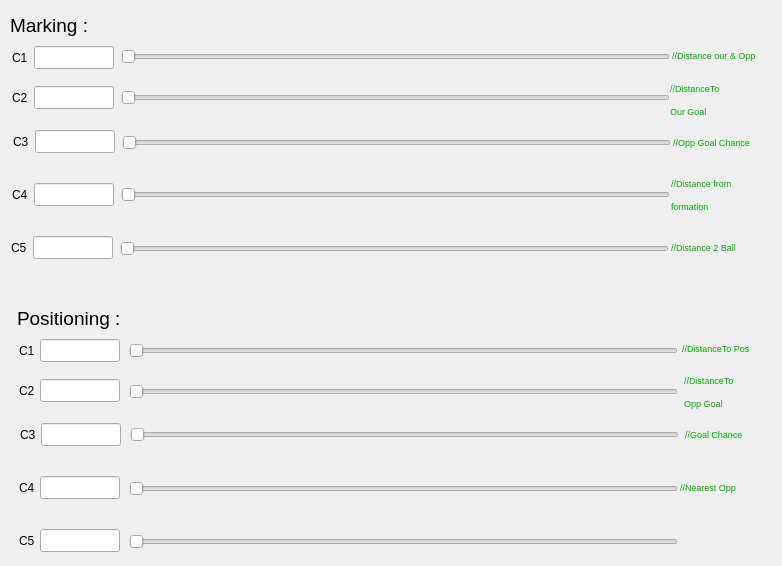
        <widget class="QWidget" name="tab_4">
         <attribute name="title">
          <string>Coefficients</string>
         </attribute>
         <widget class="QLineEdit" name="txtMarC1">
          <property name="geometry">
           <rect>
            <x>34</x>
            <y>46</y>
            <width>80</width>
            <height>23</height>
           </rect>
          </property>
          <property name="maximumSize">
           <size>
            <width>100</width>
            <height>16777215</height>
           </size>
          </property>
         </widget>
         <widget class="QLabel" name="label_43">
          <property name="geometry">
           <rect>
            <x>12</x>
            <y>43</y>
            <width>36</width>
            <height>29</height>
           </rect>
          </property>
          <property name="text">
           <string>C1</string>
          </property>
         </widget>
         <widget class="QSlider" name="spnMarC1">
          <property name="geometry">
           <rect>
            <x>121</x>
            <y>42</y>
            <width>549</width>
            <height>30</height>
           </rect>
          </property>
          <property name="minimum">
           <number>0</number>
          </property>
          <property name="maximum">
           <number>2000</number>
          </property>
          <property name="orientation">
           <enum>Qt::Horizontal</enum>
          </property>
         </widget>
         <widget class="QLabel" name="label_44">
          <property name="geometry">
           <rect>
            <x>10</x>
            <y>10</y>
            <width>111</width>
            <height>31</height>
           </rect>
          </property>
          <property name="font">
           <font>
            <pointsize>14</pointsize>
           </font>
          </property>
          <property name="text">
           <string>Marking :</string>
          </property>
         </widget>
         <widget class="QLineEdit" name="txtMarC2">
          <property name="geometry">
           <rect>
            <x>34</x>
            <y>86</y>
            <width>80</width>
            <height>23</height>
           </rect>
          </property>
          <property name="maximumSize">
           <size>
            <width>100</width>
            <height>16777215</height>
           </size>
          </property>
         </widget>
         <widget class="QLabel" name="label_45">
          <property name="geometry">
           <rect>
            <x>12</x>
            <y>83</y>
            <width>36</width>
            <height>29</height>
           </rect>
          </property>
          <property name="text">
           <string>C2</string>
          </property>
         </widget>
         <widget class="QSlider" name="spnMarC2">
          <property name="geometry">
           <rect>
            <x>121</x>
            <y>83</y>
            <width>549</width>
            <height>30</height>
           </rect>
          </property>
          <property name="minimum">
           <number>0</number>
          </property>
          <property name="maximum">
           <number>2000</number>
          </property>
          <property name="orientation">
           <enum>Qt::Horizontal</enum>
          </property>
         </widget>
         <widget class="QLabel" name="label_46">
          <property name="geometry">
           <rect>
            <x>13</x>
            <y>127</y>
            <width>36</width>
            <height>29</height>
           </rect>
          </property>
          <property name="text">
           <string>C3</string>
          </property>
         </widget>
         <widget class="QSlider" name="spnMarC3">
          <property name="geometry">
           <rect>
            <x>122</x>
            <y>128</y>
            <width>549</width>
            <height>30</height>
           </rect>
          </property>
          <property name="minimum">
           <number>0</number>
          </property>
          <property name="maximum">
           <number>2000</number>
          </property>
          <property name="orientation">
           <enum>Qt::Horizontal</enum>
          </property>
         </widget>
         <widget class="QLineEdit" name="txtMarC3">
          <property name="geometry">
           <rect>
            <x>35</x>
            <y>130</y>
            <width>80</width>
            <height>23</height>
           </rect>
          </property>
          <property name="maximumSize">
           <size>
            <width>100</width>
            <height>16777215</height>
           </size>
          </property>
         </widget>
         <widget class="QSlider" name="spnMarC4">
          <property name="geometry">
           <rect>
            <x>121</x>
            <y>180</y>
            <width>549</width>
            <height>30</height>
           </rect>
          </property>
          <property name="minimum">
           <number>0</number>
          </property>
          <property name="maximum">
           <number>2000</number>
          </property>
          <property name="orientation">
           <enum>Qt::Horizontal</enum>
          </property>
         </widget>
         <widget class="QLineEdit" name="txtMarC4">
          <property name="geometry">
           <rect>
            <x>34</x>
            <y>183</y>
            <width>80</width>
            <height>23</height>
           </rect>
          </property>
          <property name="maximumSize">
           <size>
            <width>100</width>
            <height>16777215</height>
           </size>
          </property>
         </widget>
         <widget class="QLabel" name="label_47">
          <property name="geometry">
           <rect>
            <x>12</x>
            <y>180</y>
            <width>36</width>
            <height>29</height>
           </rect>
          </property>
          <property name="text">
           <string>C4</string>
          </property>
         </widget>
         <widget class="QLineEdit" name="txtMarC5">
          <property name="geometry">
           <rect>
            <x>33</x>
            <y>236</y>
            <width>80</width>
            <height>23</height>
           </rect>
          </property>
          <property name="maximumSize">
           <size>
            <width>100</width>
            <height>16777215</height>
           </size>
          </property>
         </widget>
         <widget class="QSlider" name="spnMarC5">
          <property name="geometry">
           <rect>
            <x>120</x>
            <y>234</y>
            <width>549</width>
            <height>30</height>
           </rect>
          </property>
          <property name="minimum">
           <number>0</number>
          </property>
          <property name="maximum">
           <number>2000</number>
          </property>
          <property name="orientation">
           <enum>Qt::Horizontal</enum>
          </property>
         </widget>
         <widget class="QLabel" name="label_48">
          <property name="geometry">
           <rect>
            <x>11</x>
            <y>233</y>
            <width>36</width>
            <height>29</height>
           </rect>
          </property>
          <property name="text">
           <string>C5</string>
          </property>
         </widget>
         <widget class="QLineEdit" name="txtPosC1">
          <property name="geometry">
           <rect>
            <x>40</x>
            <y>339</y>
            <width>80</width>
            <height>23</height>
           </rect>
          </property>
          <property name="maximumSize">
           <size>
            <width>100</width>
            <height>16777215</height>
           </size>
          </property>
         </widget>
         <widget class="QLabel" name="label_49">
          <property name="geometry">
           <rect>
            <x>17</x>
            <y>303</y>
            <width>151</width>
            <height>31</height>
           </rect>
          </property>
          <property name="font">
           <font>
            <pointsize>14</pointsize>
           </font>
          </property>
          <property name="text">
           <string>Positioning :</string>
          </property>
         </widget>
         <widget class="QLabel" name="label_50">
          <property name="geometry">
           <rect>
            <x>19</x>
            <y>336</y>
            <width>36</width>
            <height>29</height>
           </rect>
          </property>
          <property name="text">
           <string>C1</string>
          </property>
         </widget>
         <widget class="QSlider" name="spnPosC3">
          <property name="geometry">
           <rect>
            <x>130</x>
            <y>420</y>
            <width>549</width>
            <height>30</height>
           </rect>
          </property>
          <property name="minimum">
           <number>0</number>
          </property>
          <property name="maximum">
           <number>2000</number>
          </property>
          <property name="orientation">
           <enum>Qt::Horizontal</enum>
          </property>
         </widget>
         <widget class="QLineEdit" name="txtPosC4">
          <property name="geometry">
           <rect>
            <x>40</x>
            <y>476</y>
            <width>80</width>
            <height>23</height>
           </rect>
          </property>
          <property name="maximumSize">
           <size>
            <width>100</width>
            <height>16777215</height>
           </size>
          </property>
         </widget>
         <widget class="QSlider" name="spnPosC5">
          <property name="geometry">
           <rect>
            <x>129</x>
            <y>527</y>
            <width>549</width>
            <height>30</height>
           </rect>
          </property>
          <property name="minimum">
           <number>0</number>
          </property>
          <property name="maximum">
           <number>2000</number>
          </property>
          <property name="orientation">
           <enum>Qt::Horizontal</enum>
          </property>
         </widget>
         <widget class="QSlider" name="spnPosC4">
          <property name="geometry">
           <rect>
            <x>129</x>
            <y>474</y>
            <width>549</width>
            <height>30</height>
           </rect>
          </property>
          <property name="minimum">
           <number>0</number>
          </property>
          <property name="maximum">
           <number>2000</number>
          </property>
          <property name="orientation">
           <enum>Qt::Horizontal</enum>
          </property>
         </widget>
         <widget class="QSlider" name="spnPosC1">
          <property name="geometry">
           <rect>
            <x>129</x>
            <y>336</y>
            <width>549</width>
            <height>30</height>
           </rect>
          </property>
          <property name="minimum">
           <number>0</number>
          </property>
          <property name="maximum">
           <number>2000</number>
          </property>
          <property name="orientation">
           <enum>Qt::Horizontal</enum>
          </property>
         </widget>
         <widget class="QLineEdit" name="txtPosC5">
          <property name="geometry">
           <rect>
            <x>40</x>
            <y>529</y>
            <width>80</width>
            <height>23</height>
           </rect>
          </property>
          <property name="maximumSize">
           <size>
            <width>100</width>
            <height>16777215</height>
           </size>
          </property>
         </widget>
         <widget class="QLabel" name="label_51">
          <property name="geometry">
           <rect>
            <x>19</x>
            <y>376</y>
            <width>36</width>
            <height>29</height>
           </rect>
          </property>
          <property name="text">
           <string>C2</string>
          </property>
         </widget>
         <widget class="QSlider" name="spnPosC2">
          <property name="geometry">
           <rect>
            <x>129</x>
            <y>377</y>
            <width>549</width>
            <height>30</height>
           </rect>
          </property>
          <property name="minimum">
           <number>0</number>
          </property>
          <property name="maximum">
           <number>2000</number>
          </property>
          <property name="orientation">
           <enum>Qt::Horizontal</enum>
          </property>
         </widget>
         <widget class="QLineEdit" name="txtPosC3">
          <property name="geometry">
           <rect>
            <x>41</x>
            <y>423</y>
            <width>80</width>
            <height>23</height>
           </rect>
          </property>
          <property name="maximumSize">
           <size>
            <width>100</width>
            <height>16777215</height>
           </size>
          </property>
         </widget>
         <widget class="QLineEdit" name="txtPosC2">
          <property name="geometry">
           <rect>
            <x>40</x>
            <y>379</y>
            <width>80</width>
            <height>23</height>
           </rect>
          </property>
          <property name="maximumSize">
           <size>
            <width>100</width>
            <height>16777215</height>
           </size>
          </property>
         </widget>
         <widget class="QLabel" name="label_52">
          <property name="geometry">
           <rect>
            <x>19</x>
            <y>473</y>
            <width>36</width>
            <height>29</height>
           </rect>
          </property>
          <property name="text">
           <string>C4</string>
          </property>
         </widget>
         <widget class="QLabel" name="label_53">
          <property name="geometry">
           <rect>
            <x>19</x>
            <y>526</y>
            <width>36</width>
            <height>29</height>
           </rect>
          </property>
          <property name="text">
           <string>C5</string>
          </property>
         </widget>
         <widget class="QLabel" name="label_54">
          <property name="geometry">
           <rect>
            <x>20</x>
            <y>420</y>
            <width>36</width>
            <height>29</height>
           </rect>
          </property>
          <property name="text">
           <string>C3</string>
          </property>
         </widget>
         <widget class="QLabel" name="label_13">
          <property name="geometry">
           <rect>
            <x>682</x>
            <y>334</y>
            <width>81</width>
            <height>30</height>
           </rect>
          </property>
          <property name="text">
           <string>&lt;html&gt;&lt;head/&gt;&lt;body&gt;&lt;p&gt;&lt;span style=&quot; font-size:7pt; color:#00aa00;&quot;&gt;//DistanceTo Pos&lt;/span&gt;&lt;/p&gt;&lt;/body&gt;&lt;/html&gt;</string>
          </property>
         </widget>
         <widget class="QLabel" name="label_32">
          <property name="geometry">
           <rect>
            <x>684</x>
            <y>372</y>
            <width>81</width>
            <height>41</height>
           </rect>
          </property>
          <property name="text">
           <string>&lt;html&gt;&lt;head/&gt;&lt;body&gt;&lt;p&gt;&lt;span style=&quot; font-size:7pt; color:#00aa00;&quot;&gt;//DistanceTo&lt;/span&gt;&lt;/p&gt;&lt;p&gt;&lt;span style=&quot; font-size:7pt; color:#00aa00;&quot;&gt;Opp Goal&lt;/span&gt;&lt;/p&gt;&lt;/body&gt;&lt;/html&gt;</string>
          </property>
         </widget>
         <widget class="QLabel" name="label_33">
          <property name="geometry">
           <rect>
            <x>685</x>
            <y>420</y>
            <width>81</width>
            <height>30</height>
           </rect>
          </property>
          <property name="text">
           <string>&lt;html&gt;&lt;head/&gt;&lt;body&gt;&lt;p&gt;&lt;span style=&quot; font-size:7pt; color:#00aa00;&quot;&gt;//Goal Chance&lt;/span&gt;&lt;/p&gt;&lt;/body&gt;&lt;/html&gt;</string>
          </property>
         </widget>
         <widget class="QLabel" name="label_34">
          <property name="geometry">
           <rect>
            <x>680</x>
            <y>473</y>
            <width>81</width>
            <height>30</height>
           </rect>
          </property>
          <property name="text">
           <string>&lt;html&gt;&lt;head/&gt;&lt;body&gt;&lt;p&gt;&lt;span style=&quot; font-size:7pt; color:#00aa00;&quot;&gt;//Nearest Opp&lt;/span&gt;&lt;/p&gt;&lt;/body&gt;&lt;/html&gt;</string>
          </property>
         </widget>
         <widget class="QLabel" name="label_35">
          <property name="geometry">
           <rect>
            <x>670</x>
            <y>80</y>
            <width>81</width>
            <height>41</height>
           </rect>
          </property>
          <property name="text">
           <string>&lt;html&gt;&lt;head/&gt;&lt;body&gt;&lt;p&gt;&lt;span style=&quot; font-size:7pt; color:#00aa00;&quot;&gt;//DistanceTo&lt;/span&gt;&lt;/p&gt;&lt;p&gt;&lt;span style=&quot; font-size:7pt; color:#00aa00;&quot;&gt;Our Goal&lt;/span&gt;&lt;/p&gt;&lt;/body&gt;&lt;/html&gt;</string>
          </property>
         </widget>
         <widget class="QLabel" name="label_36">
          <property name="geometry">
           <rect>
            <x>673</x>
            <y>128</y>
            <width>91</width>
            <height>30</height>
           </rect>
          </property>
          <property name="text">
           <string>&lt;html&gt;&lt;head/&gt;&lt;body&gt;&lt;p&gt;&lt;span style=&quot; font-size:7pt; color:#00aa00;&quot;&gt;//Opp Goal Chance&lt;/span&gt;&lt;/p&gt;&lt;/body&gt;&lt;/html&gt;</string>
          </property>
         </widget>
         <widget class="QLabel" name="label_37">
          <property name="geometry">
           <rect>
            <x>671</x>
            <y>233</y>
            <width>81</width>
            <height>30</height>
           </rect>
          </property>
          <property name="text">
           <string>&lt;html&gt;&lt;head/&gt;&lt;body&gt;&lt;p&gt;&lt;span style=&quot; font-size:7pt; color:#00aa00;&quot;&gt;//Distance 2 Ball&lt;/span&gt;&lt;/p&gt;&lt;/body&gt;&lt;/html&gt;</string>
          </property>
         </widget>
         <widget class="QLabel" name="label_38">
          <property name="geometry">
           <rect>
            <x>671</x>
            <y>170</y>
            <width>91</width>
            <height>51</height>
           </rect>
          </property>
          <property name="text">
           <string>&lt;html&gt;&lt;head/&gt;&lt;body&gt;&lt;p&gt;&lt;span style=&quot; font-size:7pt; color:#00aa00;&quot;&gt;//Distance from &lt;/span&gt;&lt;/p&gt;&lt;p&gt;&lt;span style=&quot; font-size:7pt; color:#00aa00;&quot;&gt;formation&lt;/span&gt;&lt;/p&gt;&lt;/body&gt;&lt;/html&gt;</string>
          </property>
         </widget>
         <widget class="QLabel" name="label_39">
          <property name="geometry">
           <rect>
            <x>672</x>
            <y>41</y>
            <width>101</width>
            <height>30</height>
           </rect>
          </property>
          <property name="text">
           <string>&lt;html&gt;&lt;head/&gt;&lt;body&gt;&lt;p&gt;&lt;span style=&quot; font-size:7pt; color:#00aa00;&quot;&gt;//Distance our &amp;amp; Opp&lt;/span&gt;&lt;/p&gt;&lt;/body&gt;&lt;/html&gt;</string>
          </property>
         </widget>
        </widget>
